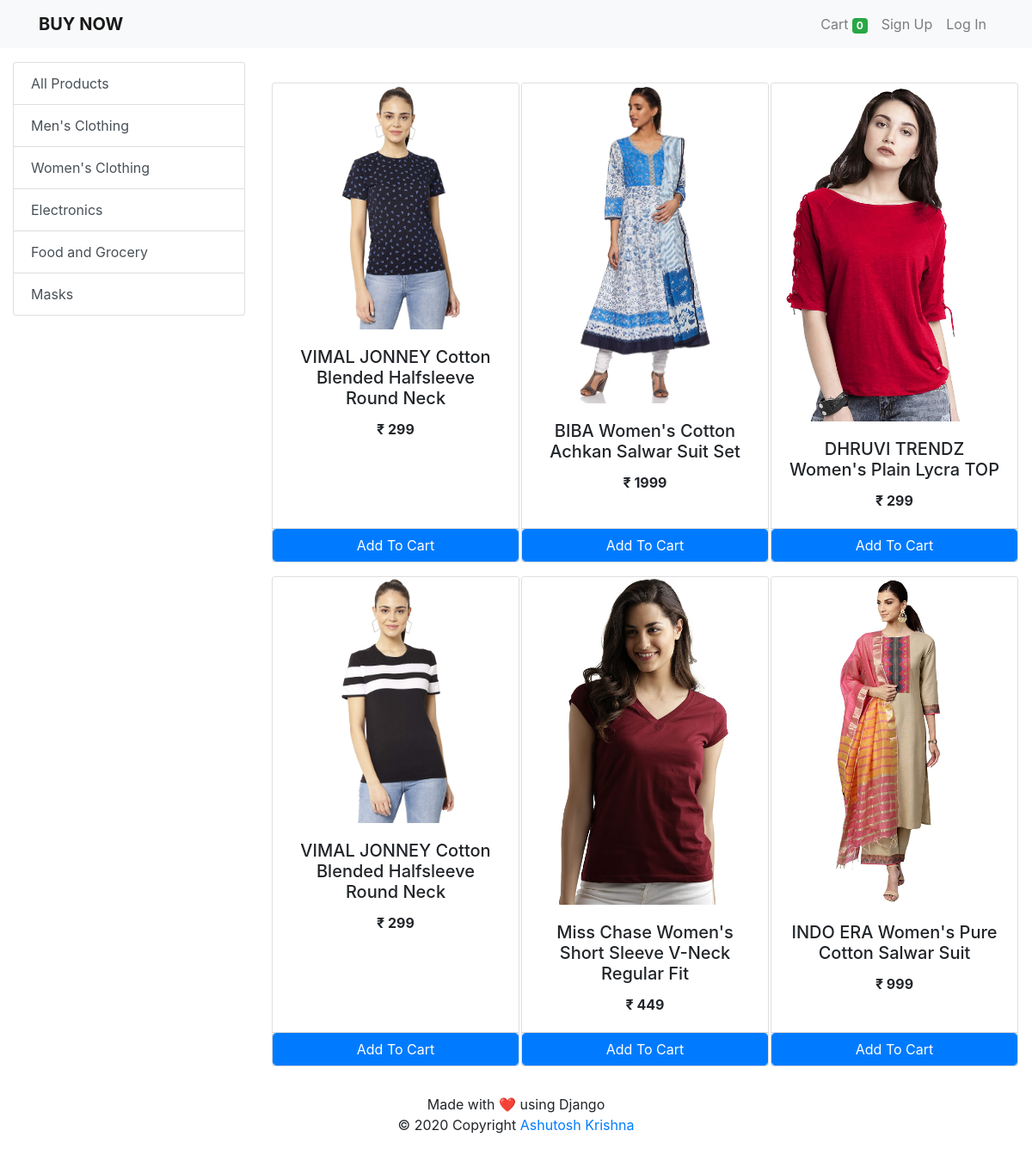
The app's page /?category=2 with its own data.
### shop/models/categories.py (models this page shows, shortened)
class Category(models.Model):
    name = models.CharField(max_length=20)
    @staticmethod
    def get_all_categories():
        return Category.objects.all()

### shop/models/products.py (models this page shows, shortened)
class Product(models.Model):
    name = models.CharField(max_length=50)
    price = models.IntegerField(default=0)
    category = models.ForeignKey(Category, on_delete=models.CASCADE, default=1)
    description = models.CharField(max_length=5000,default='',null=True,blank=True)
    image = models.ImageField(upload_to='uploads/products/')
    @staticmethod
    def get_all_products_by_id(category_id):
        if category_id:
            return Product.objects.filter(category = category_id)
        else:
            return Product.get_all_products()

### shop/views/index.py (the view, shortened to what this page needs)
# urls.py: path('', Index.as_view(), name="index"),
class Index(View):
    def get(self, request):
        cart = request.session.get('cart')
        if not cart:
            request.session['cart'] = {}
        products = None
        categories = Category.get_all_categories()
        categoryID = request.GET.get('category')
        if categoryID:
            products = Product.get_all_products_by_id(categoryID)
        else:
            products = Product.get_all_products()
        context = {
            "products": products,
            "categories": categories
        }
        return render(request, "index.html", context)

### shop/templatetags/cart.py (called while the page is built)
@register.filter(name='is_in_cart')
def is_in_cart(product, cart):
    keys = cart.keys()
    for id in keys:
        if int(id) == product.id:
            return True
    return False

### shop/templatetags/custom.py (called while the page is built)
@register.filter(name='currency')
def currency(number):
    return "₹ "+str(number)

### shop/templates/index.html (shortened to what this page needs)
<head>
</head>
{% extends 'base.html' %} {% block content %} {% load cart %} {% load custom %}
<div class="container-fluid mt-3">
  <div class="row">
    <div class="col-lg-3 mx-auto">
      <div class="list-group">
        <a href="/" class="list-group-item list-group-item-action"
          >All Products</a
        >
        {% for category in categories %}
        <a
          href="/?category={{category.id}}"
          class="list-group-item list-group-item-action"
          >{{category.name}}</a
        >
        {% endfor %}
      </div>
    </div>
    <br />
    <div id="products" class="col-lg-9 mx-auto">
      <br />
      <div class="row mx-auto">
        {% for product in products %}
        <div class="card mx-auto mb-3" id="{{product.id}}" style="width: 18rem">
          <img
            src="{{product.image.url}}"
            class="card-img-top"
            alt="{{product.name}}"
          />
          <div class="card-body">
            <center><h5 class="card-title">{{product.name}}</h5></center>
            <center>
              <b><p class="card-text">{{product.price|currency}}</p></b>
            </center>
          </div>
          <div class="card-footer p-0 no-gutters">
            {% if product|is_in_cart:request.session.cart %}
            <div class="row no-gutters">
              <form action="/#{{product.id}}" class="col-2" method="post">
                {% csrf_token %}
                <input
                  hidden
                  type="text"
                  name="product"
                  value="{{product.id}}"
                />
                <input hidden type="text" name="remove" value="True" />
                <input
                  type="submit"
                  value=" - "
                  class="btn btn-block btn-light border-right"
                />
              </form>
              <div class="text-center col">
                {{product|cart_quantity:request.session.cart}}
              </div>
              <form action="/#{{product.id}}" class="col-2" method="post">
                {% csrf_token %}
                <input
                  hidden
                  type="text"
                  name="product"
                  value="{{product.id}}"
                />
                <input
                  type="submit"
                  value=" + "
                  class="btn btn-block btn-light border-left"
                />
              </form>
            </div>
            {% else %}
            <form action="/#{{product.id}}" method="POST" class="btn-block">
              <input
                type="submit"
                class="float-right btn btn-primary form-control"
                value="Add To Cart"
              />
            </form>
            {% endif %}
          </div>
        </div>
        {% endfor %}
      </div>
    </div>
  </div>
</div>
{% endblock %}

### records on screen
Category: name "Men's Clothing"
Category: name "Women's Clothing"
Category: name "Electronics"
Category: name "Food and Grocery"
Category: name "Masks"
Product: image (picture), name "VIMAL JONNEY Cotton Blended Halfsleeve Round Neck", price "₹ 299"
Product: image (picture), name "BIBA Women's Cotton Achkan Salwar Suit Set", price "₹ 1999"
Product: image (picture), name "DHRUVI TRENDZ Women's Plain Lycra TOP", price "₹ 299"
Product: image (picture), name "VIMAL JONNEY Cotton Blended Halfsleeve Round Neck", price "₹ 299"
Product: image (picture), name "Miss Chase Women's Short Sleeve V-Neck Regular Fit", price "₹ 449"
Product: image (picture), name "INDO ERA Women's Pure Cotton Salwar Suit", price "₹ 999"

### other values on screen
{{ request.session.cart.keys|length }} "0"
